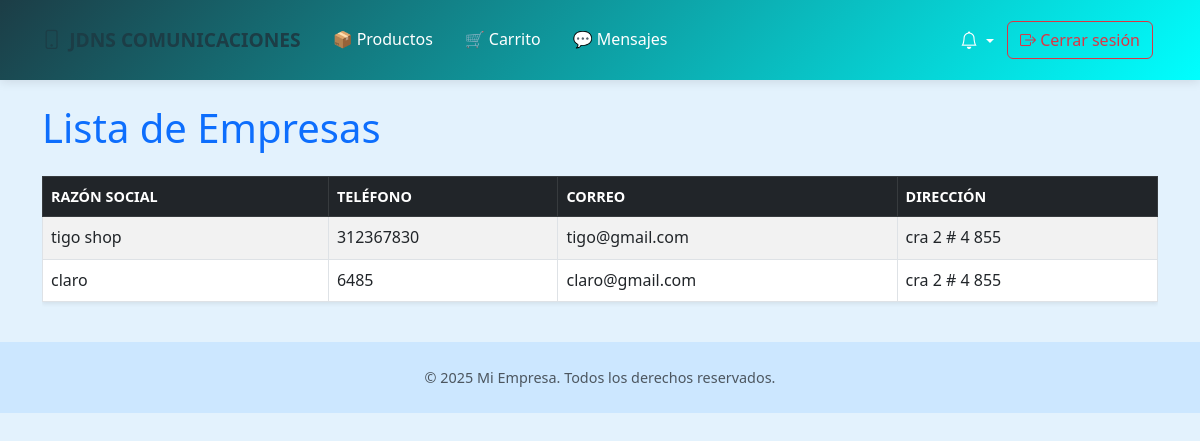
Before: /empresas/ (signed in) with the older database file.
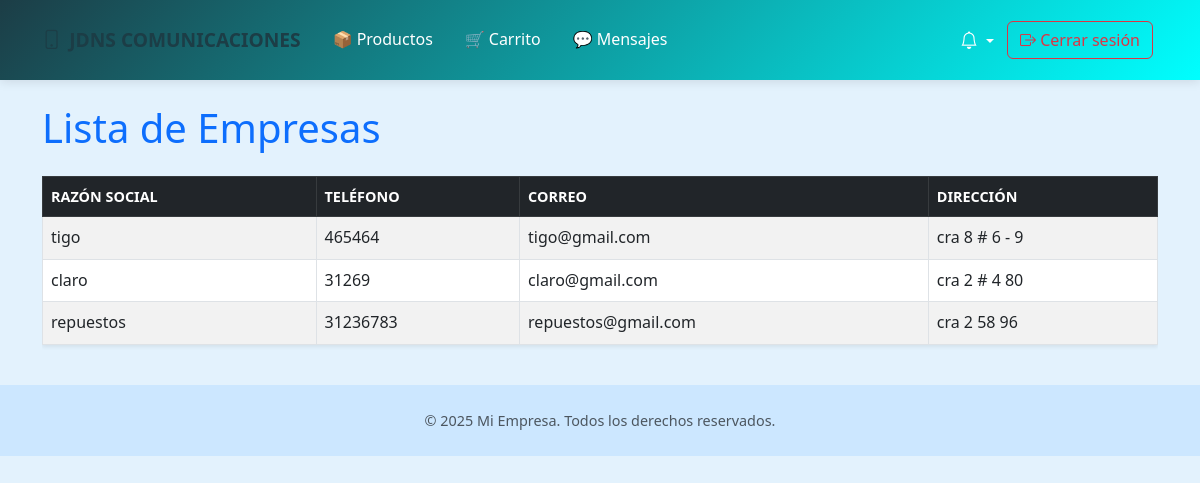
After: the same page with the newer database file.
### app/models/users.py (models this page shows)
class Empresa(db.Model, UserMixin):
    __tablename__ = 'empresa'
    idempresa = db.Column(db.Integer, primary_key=True)
    razon_social = db.Column(db.String(100))
    telefono = db.Column(db.String(45))
    correo = db.Column(db.String(100))
    direccion = db.Column(db.String(100))

### app/routes/empresa.py (the view)
@bp.route('/')
@login_required
def listar():
    empresas = Empresa.query.all()
    return render_template('empresas.html', empresas=empresas)

### app/models/users.py (called while the page is built)
    @property
    def is_authenticated(self):
        return True

### app/templates/empresas.html (shortened to what this page needs)
{% extends "plantilla.html" %}
{% block content %}
<div class="container py-4">
    <h1 class="mb-4 text-primary">Lista de Empresas</h1>
    {% if empresas %}
        <div class="table-responsive">
            <table class="table table-bordered table-striped align-middle shadow-sm">
                <thead class="table-dark">
                    <tr>
                        <th>Razón Social</th>
                        <th>Teléfono</th>
                        <th>Correo</th>
                        <th>Dirección</th>
                    </tr>
                </thead>
                <tbody>
                    {% for empresa in empresas %}
                        <tr>
                            <td>{{ empresa.razon_social }}</td>
                            <td>{{ empresa.telefono }}</td>
                            <td>{{ empresa.correo }}</td>
                            <td>{{ empresa.direccion }}</td>
                        </tr>
                    {% endfor %}
                </tbody>
            </table>
        </div>
    {% else %}
        <div class="alert alert-info">No hay empresas registradas.</div>
    {% endif %}
</div>
{% endblock %}

Changed rows visible on the page:
changed Empresa "tigo@gmail.com": razon_social "tigo shop" → "tigo"; telefono "312367830" → "465464"; direccion "cra 2 # 4 855" → "cra 8 # 6 - 9"
changed Empresa "claro": telefono "6485" → "31269"; direccion "cra 2 # 4 855" → "cra 2 # 4 80"
added Empresa: razon_social "repuestos", telefono "31236783", correo "repuestos@gmail.com", direccion "cra 2 58 96"
